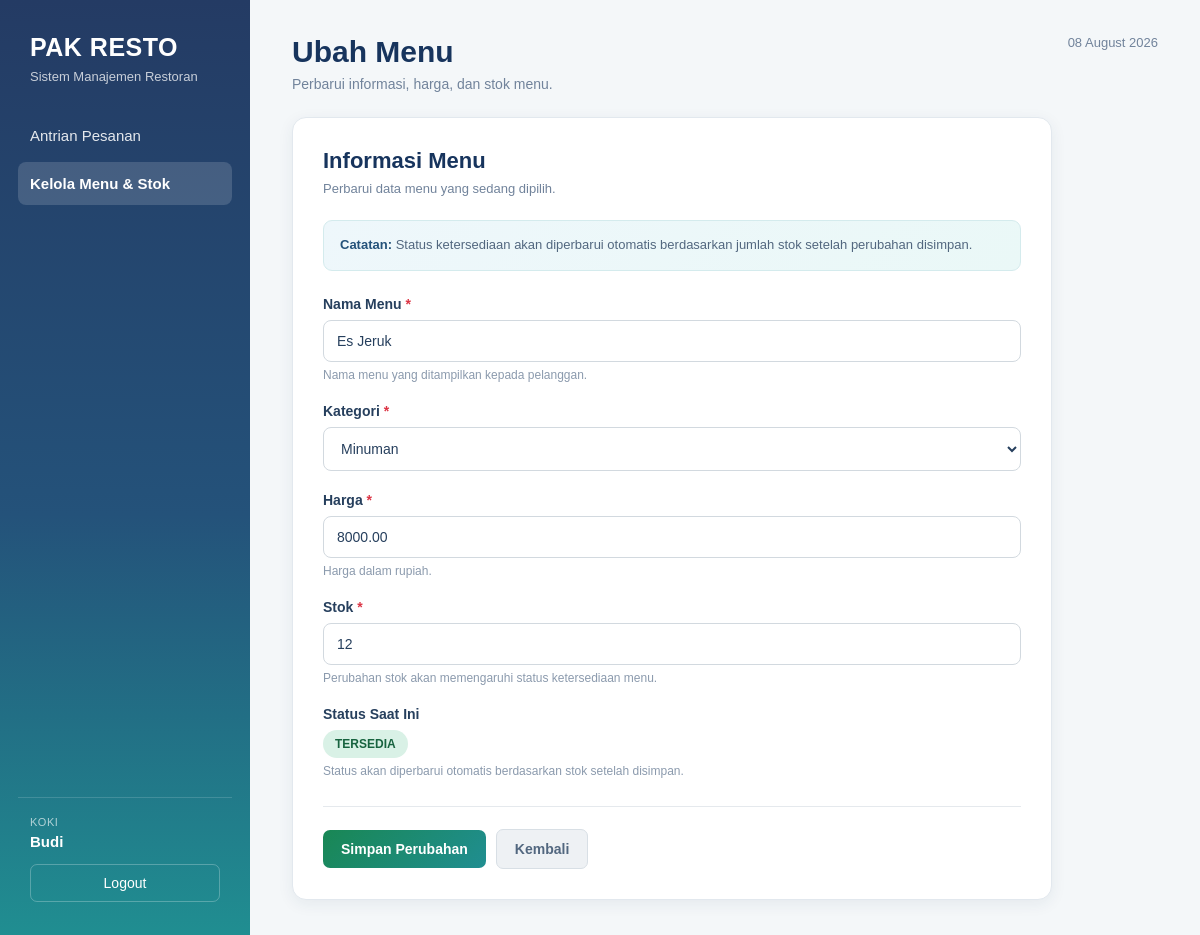
Page /koki/edit_menu.php?id=1 (signed in) on the committed database.
### tables this page shows
CREATE TABLE `menu` (
  `id_menu` int(11) NOT NULL,
  `nama_menu` varchar(100) NOT NULL,
  `kategori` varchar(20) NOT NULL,
  `harga` decimal(12,2) NOT NULL,
  `stok_menu` int(11) NOT NULL,
  `status_ketersediaan` varchar(20) NOT NULL
);

### koki/edit_menu.php (the view, shortened to what this page needs)
<?php
require_once "../config/database.php";
$id_menu =
    (int) ($_GET['id'] ?? 0);
$sql = "
    SELECT
        id_menu,
        nama_menu,
        kategori,
        harga,
        stok_menu,
        status_ketersediaan
    FROM menu
    WHERE id_menu = ?
";
$stmt =
    $conn->prepare($sql);
$stmt->bind_param(
    "i",
    $id_menu
);
$stmt->execute();
$result =
    $stmt->get_result();
$menu =
    $result->fetch_assoc();
?>
<!DOCTYPE html>
<html lang="id">
<head>
</head>
<body>
<div class="page">
<aside class="sidebar">
    <div class="brand">
        <h1 class="brand-title">
            PAK RESTO
        </h1>
        <div class="brand-subtitle">
            Sistem Manajemen Restoran
        </div>
    </div>
    <nav class="sidebar-menu">
        <a
            href="index.php"
            class="sidebar-link"
        >
            Antrian Pesanan
        </a>
        <a
            href="menu.php"
            class="sidebar-link active"
        >
            Kelola Menu & Stok
        </a>
    </nav>
    <div class="sidebar-bottom">
        <div class="user-label">
            Koki
        </div>
        <div class="user-name">
            <?= htmlspecialchars(
                $_SESSION['nama_pegawai']
            ) ?>
        </div>
        <a
            href="../auth/logout.php"
            class="logout"
        >
            Logout
        </a>
    </div>
</aside>
<main class="main">
    <div class="page-header">
        <div>
            <h2 class="page-title">
                Ubah Menu
            </h2>
            <div class="page-description">
                Perbarui informasi,
                harga, dan stok menu.
            </div>
        </div>
        <div class="date-box">
            <?= date('d F Y') ?>
        </div>
    </div>
    <div class="card">
        <h2 class="card-title">
            Informasi Menu
        </h2>
        <p class="card-description">
            Perbarui data menu yang
            sedang dipilih.
        </p>
        <div class="info">
            <strong>
                Catatan:
            </strong>
            Status ketersediaan akan
            diperbarui otomatis berdasarkan
            jumlah stok setelah perubahan
            disimpan.
        </div>
        <form
            method="POST"
            action="update_menu.php"
        >
            <div class="form-group">
                <label for="nama_menu">
                    Nama Menu
                    <span class="required">
                        *
                    </span>
                </label>
                <input
                    type="text"
                    id="nama_menu"
                    name="nama_menu"
                    value="<?= htmlspecialchars(
                        $menu['nama_menu']
                    ) ?>"
                    required
                >
                <div class="field-hint">
                    Nama menu yang
                    ditampilkan kepada pelanggan.
                </div>
            </div>
            <div class="form-group">
                <label for="kategori">
                    Kategori
                    <span class="required">
                        *
                    </span>
                </label>
                <select
                    id="kategori"
                    name="kategori"
                    required
                >
                    <option
                        value="Minuman"
                        <?= $menu['kategori']
                            === 'Minuman'
                            ? 'selected'
                            : '' ?>
                    >
                        Minuman
                    </option>
                </select>
            </div>
            <div class="form-group">
                <label for="harga">
                    Harga
                    <span class="required">
                        *
                    </span>
                </label>
                <input
                    type="number"
                    id="harga"
                    name="harga"
                    min="0"
                    step="0.01"
                    value="<?= htmlspecialchars(
                        $menu['harga']
                    ) ?>"
                    required
                >
                <div class="field-hint">
                    Harga dalam rupiah.
                </div>
            </div>
            <div class="form-group">
                <label for="stok_menu">
                    Stok
                    <span class="required">
                        *
                    </span>
                </label>
                <input
                    type="number"
                    id="stok_menu"
                    name="stok_menu"
                    min="0"
                    value="<?= htmlspecialchars(
                        $menu['stok_menu']
                    ) ?>"
                    required
                >
                <div class="field-hint">
                    Perubahan stok akan
                    memengaruhi status
                    ketersediaan menu.
                </div>
            </div>
            <div class="form-group">
                <label>
                    Status Saat Ini
                </label>
                <?php
                if (
                    $menu['status_ketersediaan']
                    === 'tersedia'
                ) {
                    $status_class =
                        'status-tersedia';
                } else {
                    $status_class =
                        'status-habis';
                }
                ?>
                <span
                    class="status <?= $status_class ?>"
                >
                    <?= htmlspecialchars(
                        ucfirst(
                            $menu[
                                'status_ketersediaan'
                            ]
                        )
                    ) ?>
                </span>
                <div class="field-hint">
                    Status akan diperbarui
                    otomatis berdasarkan
                    stok setelah disimpan.
                </div>
            </div>
            <div class="actions">
                <button
                    type="submit"
                    class="button button-success"
                >
                    Simpan Perubahan
                </button>
                <a
                    href="menu.php"
                    class="button button-secondary"
                >
                    Kembali
                </a>
            </div>
        </form>
    </div>
</main>
</div>
</body>
</html>

### koki/edit_menu.php (style rules this page uses)
* { box-sizing: border-box; }
html { scroll-behavior: smooth; }
body { margin: 0; font-family: Arial, sans-serif; background: #f4f7f9; color: #17345d; }
.page { min-height: 100vh; display: flex; }
.sidebar { width: 250px; min-height: 100vh; background: linear-gradient( 180deg, #243b64 0%, #24527a 55%, #208e91 100% ); color: white; display: flex; flex-direction: column; position: fixed; left: 0; top: 0; bottom: 0; padding: 28px 18px; }
.brand { padding: 5px 12px 30px; }
.brand-title { margin: 0; font-size: 25px; font-weight: 800; letter-spacing: 0.5px; }
.brand-subtitle { margin-top: 7px; font-size: 13px; color: rgba(255,255,255,0.75); }
.sidebar-menu { display: flex; flex-direction: column; gap: 5px; }
.sidebar-link { display: block; padding: 13px 12px; border-radius: 8px; color: rgba(255,255,255,0.88); text-decoration: none; font-size: 15px; transition: background 0.2s ease, color 0.2s ease, transform 0.2s ease; }
.sidebar-link.active { background: rgba(255,255,255,0.15); color: white; font-weight: bold; }
.sidebar-bottom { margin-top: auto; padding: 18px 12px 5px; border-top: 1px solid rgba(255,255,255,0.15); }
.user-label { font-size: 11px; color: rgba(255,255,255,0.65); margin-bottom: 5px; text-transform: uppercase; letter-spacing: 0.5px; }
.user-name { font-size: 15px; font-weight: bold; margin-bottom: 14px; }
.logout { display: block; width: 100%; padding: 10px 12px; border-radius: 7px; border: 1px solid rgba(255,255,255,0.25); color: white; text-decoration: none; text-align: center; font-size: 14px; transition: background 0.2s ease; }
.main { margin-left: 250px; width: calc(100% - 250px); min-height: 100vh; padding: 35px 42px; }
.page-header { display: flex; justify-content: space-between; align-items: flex-start; margin-bottom: 25px; }
.page-title { margin: 0; font-size: 30px; color: #17345d; }
.page-description { margin-top: 7px; color: #71839b; font-size: 14px; }
.date-box { color: #71839b; font-size: 13px; text-align: right; }
.card { max-width: 760px; background: white; border-radius: 14px; padding: 30px; border: 1px solid #e2e8ee; box-shadow: 0 4px 16px rgba( 31, 55, 80, 0.07 ); }
.card-title { margin: 0; font-size: 22px; color: #17345d; }
.card-description { margin: 7px 0 24px; color: #71839b; font-size: 13px; }
.info { background: linear-gradient( 135deg, #eef7fb, #eaf8f7 ); border: 1px solid #d4ebed; padding: 14px 16px; border-radius: 9px; margin-bottom: 25px; font-size: 13px; line-height: 1.6; color: #52677f; }
.info strong { color: #24527a; }
.form-group { margin-bottom: 21px; }
.form-group label { display: block; font-weight: bold; margin-bottom: 8px; font-size: 14px; color: #263f5d; }
.required { color: #dc3545; }
.form-group input, .form-group select { width: 100%; padding: 12px 13px; border: 1px solid #d2d9df; border-radius: 8px; font-size: 14px; color: #263f5d; background: white; transition: border-color 0.2s ease, box-shadow 0.2s ease; }
.field-hint { margin-top: 6px; font-size: 12px; color: #8b9aad; }
.status { display: inline-block; padding: 7px 12px; border-radius: 20px; font-size: 12px; font-weight: bold; text-transform: uppercase; }
.status-tersedia { background: #d9f1e6; color: #17633f; }
.actions { display: flex; align-items: center; gap: 10px; margin-top: 28px; padding-top: 22px; border-top: 1px solid #e5e9ed; }
.button { display: inline-block; padding: 11px 18px; border: none; border-radius: 7px; background: linear-gradient( 135deg, #243b64, #24527a ); color: white; text-decoration: none; cursor: pointer; font-size: 14px; font-weight: 600; transition: opacity 0.2s ease, transform 0.2s ease, box-shadow 0.2s ease; }
.button-success { background: linear-gradient( 135deg, #198754, #208e91 ); }
.button-secondary { background: #eef1f4; color: #52677f; border: 1px solid #d8dfe5; }

### rows in the picture
menu: nama_menu "Es Jeruk", kategori "Minuman", harga "8000.00", stok_menu "12", status_ketersediaan "TERSEDIA"

### other values in the picture
$_SESSION['nama_pegawai'] "Budi"
